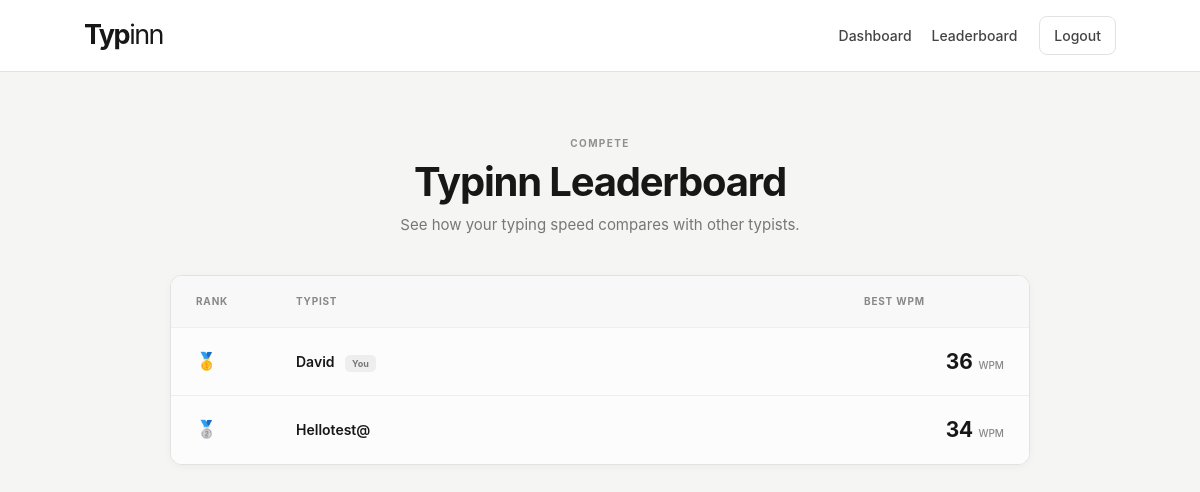
The page /leaderboard (signed in) on the database its author committed.
### app.py (models this page shows, shortened)
class User(db.Model, UserMixin):
    id = db.Column(
        db.Integer,
        primary_key=True
    )
    username = db.Column(
        db.String(80),
        unique=True,
        nullable=False
    )
    email = db.Column(
        db.String(120),
        unique=True,
        nullable=False
    )
    password_hash = db.Column(
        db.String(255),
        nullable=False
    )
    xp = db.Column(
        db.Integer,
        default=0,
        nullable=False
    )
    streak = db.Column(
        db.Integer,
        default=0,
        nullable=False
    )
    last_test_date = db.Column(
        db.Date,
        nullable=True
    )

### app.py (the view)
@app.route("/leaderboard")
def leaderboard():
    leaderboard_data = (
        db.session.query(
            User.username,
            db.func.max(
                TypingResult.wpm
            ).label("best_wpm")
        )
        .join(
            TypingResult,
            TypingResult.user_id == User.id
        )
        .group_by(
            User.id
        )
        .order_by(
            db.desc("best_wpm"),
            User.username.asc()
        )
        .limit(100)
        .all()
    )
    return render_template(
        "leaderboard.html",
        leaderboard=leaderboard_data
    )

### app.py (called while the page is built)
@login_manager.user_loader
def load_user(user_id):
    try:
        return db.session.get(
            User,
            int(user_id)
        )
    except (
        TypeError,
        ValueError
    ):
        return None

### templates/leaderboard.html (shortened to what this page needs)
{% extends "base.html" %}
{% block content %}
<div class="leaderboard-container">
    <section class="leaderboard-header">
        <span class="eyebrow">
            COMPETE
        </span>
        <h1>
            Typinn Leaderboard
        </h1>
        <p>
            See how your typing speed compares with other typists.
        </p>
    </section>
    <section class="leaderboard-card">
        {% if leaderboard %}
            <div class="leaderboard-row leaderboard-head">
                <span>
                    Rank
                </span>
                <span>
                    Typist
                </span>
                <span>
                    Best WPM
                </span>
            </div>
            {% for user in leaderboard %}
                <div
                    class="
                        leaderboard-row
                        {% if loop.index <= 3 %}
                            top-rank
                        {% endif %}
                    "
                >
                    <span class="rank">
                        {% if loop.index == 1 %}
                            🥇
                        {% elif loop.index == 2 %}
                            🥈
                        {% elif loop.index == 3 %}
                            🥉
                        {% else %}
                            #{{ loop.index }}
                        {% endif %}
                    </span>
                    <span class="username">
                        {{ user.username }}
                        {% if current_user.is_authenticated
                              and user.username == current_user.username %}
                            <small>
                                You
                            </small>
                        {% endif %}
                    </span>
                    <strong class="leaderboard-wpm">
                        {{ user.best_wpm }}
                        <small>
                            WPM
                        </small>
                    </strong>
                </div>
            {% endfor %}
        {% endif %}
    </section>
</div>
{% endblock %}

### static/css/style.css (style rules this page uses)
:root { --bg: #f5f5f3; --surface: #ffffff; --surface-soft: #fafafa; --text: #171717; --text-soft: #444444; --muted: #777777; --light-muted: #a0a0a0; --border: #e2e2e2; --border-light: #eeeeee; --accent: #171717; --accent-hover: #000000; --correct: #171717; --incorrect: #d14343; --radius-sm: 8px; --radius-md: 12px; --radius-lg: 18px; --container-width: 1040px; --shadow-sm: 0 2px 8px rgba(0, 0, 0, 0.035); --shadow-md: 0 12px 32px rgba(0, 0, 0, 0.065); --shadow-lg: 0 20px 55px rgba(0, 0, 0, 0.09); --transition: 0.2s ease; }
* { box-sizing: border-box; margin: 0; padding: 0; }
html { scroll-behavior: smooth; }
body { min-height: 100vh; font-family: Inter, -apple-system, BlinkMacSystemFont, "Segoe UI", Roboto, Helvetica, Arial, sans-serif; background: var(--bg); color: var(--text); line-height: 1.5; -webkit-font-smoothing: antialiased; -moz-osx-font-smoothing: grayscale; text-rendering: optimizeLegibility; }
.eyebrow { display: block; margin-bottom: 8px; color: #909090; font-size: 10px; font-weight: 750; letter-spacing: 0.14em; text-transform: uppercase; }
.leaderboard-container { width: 100%; max-width: 900px; margin: 0 auto; padding: 64px 20px; }
.leaderboard-header { text-align: center; margin-bottom: 38px; }
.leaderboard-header .eyebrow { margin-bottom: 9px; }
.leaderboard-header h1 { color: var(--text); font-size: 40px; line-height: 1.1; letter-spacing: -1.2px; margin-bottom: 10px; }
.leaderboard-header p { color: var(--muted); font-size: 15px; }
.leaderboard-card { overflow: hidden; background: var(--surface); border: 1px solid var(--border); border-radius: var(--radius-md); box-shadow: var(--shadow-sm); }
.leaderboard-row { display: grid; grid-template-columns: 100px 1fr 140px; align-items: center; padding: 18px 25px; border-bottom: 1px solid var(--border-light); }
.leaderboard-row:last-child { border-bottom: none; }
.leaderboard-head { background: #f8f8f8; color: #888888; font-size: 10px; text-transform: uppercase; letter-spacing: 0.08em; font-weight: 700; }
.rank { color: var(--text); font-size: 17px; font-weight: 650; }
.username { color: var(--text); font-weight: 600; font-size: 14px; }
.username small { margin-left: 7px; padding: 3px 7px; background: #eeeeee; border-radius: 5px; color: #777777; font-size: 9px; font-weight: 650; }
.leaderboard-wpm { color: var(--text); text-align: right; font-size: 21px; font-variant-numeric: tabular-nums; }
.leaderboard-wpm small { color: #888888; font-size: 10px; font-weight: 450; }
.top-rank { background: #fcfcfc; }

### rows shown on the page
User: username "David", shows "You", best_wpm "36"
User: username "Hellotest@", best_wpm "34"
